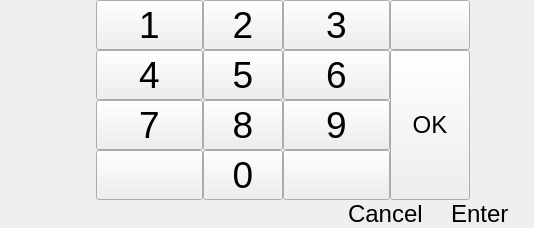
        <widget class="QWidget" name="numOSK">
         <layout class="QVBoxLayout" name="graphicsTabVerticalLayout">
          <property name="leftMargin">
           <number>0</number>
          </property>
          <property name="topMargin">
           <number>0</number>
          </property>
          <property name="rightMargin">
           <number>0</number>
          </property>
          <property name="bottomMargin">
           <number>0</number>
          </property>
          <item>
           <layout class="QGridLayout" name="kbOSKnum" rowstretch="18,63,63,63,63,10,70" columnstretch="54,307,186,186,186,120,187,54">
            <property name="leftMargin">
             <number>0</number>
            </property>
            <property name="rightMargin">
             <number>0</number>
            </property>
            <property name="spacing">
             <number>0</number>
            </property>
            <item row="1" column="5">
             <widget class="UIControls::Button" name="button_backspace_num">
              <property name="sizePolicy">
               <sizepolicy hsizetype="Expanding" vsizetype="Expanding">
                <horstretch>1</horstretch>
                <verstretch>1</verstretch>
               </sizepolicy>
              </property>
              <property name="font">
               <font>
                <pointsize>18</pointsize>
               </font>
              </property>
              <property name="text">
               <string notr="true"/>
              </property>
             </widget>
            </item>
            <item row="1" column="6">
             <spacer name="horizontalSpacer_35">
              <property name="orientation">
               <enum>Qt::Horizontal</enum>
              </property>
              <property name="sizeHint" stdset="0">
               <size>
                <width>40</width>
                <height>20</height>
               </size>
              </property>
             </spacer>
            </item>
            <item row="1" column="1">
             <spacer name="horizontalSpacer_36">
              <property name="orientation">
               <enum>Qt::Horizontal</enum>
              </property>
              <property name="sizeHint" stdset="0">
               <size>
                <width>40</width>
                <height>20</height>
               </size>
              </property>
             </spacer>
            </item>
            <item row="0" column="2">
             <spacer name="verticalSpacer_7">
              <property name="orientation">
               <enum>Qt::Vertical</enum>
              </property>
              <property name="sizeHint" stdset="0">
               <size>
                <width>20</width>
                <height>0</height>
               </size>
              </property>
             </spacer>
            </item>
            <item row="6" column="1" colspan="6">
             <widget class="QWidget" name="legendOSKnum" native="true">
              <layout class="QHBoxLayout" name="horizontalLayout_6" stretch="25,70,601,25,12,22,41,25,12,22,41,29,12,69,37,29,12,56,30">
               <property name="spacing">
                <number>0</number>
               </property>
               <property name="leftMargin">
                <number>0</number>
               </property>
               <property name="topMargin">
                <number>0</number>
               </property>
               <property name="rightMargin">
                <number>0</number>
               </property>
               <property name="bottomMargin">
                <number>0</number>
               </property>
               <item>
                <spacer name="horizontalSpacer_48">
                 <property name="orientation">
                  <enum>Qt::Horizontal</enum>
                 </property>
                 <property name="sizeHint" stdset="0">
                  <size>
                   <width>40</width>
                   <height>20</height>
                  </size>
                 </property>
                </spacer>
               </item>
               <item>
                <widget class="QWidget" name="icon_controller_num" native="true">
                 <property name="styleSheet">
                  <string notr="true"/>
                 </property>
                </widget>
               </item>
               <item>
                <spacer name="horizontalSpacer_38">
                 <property name="orientation">
                  <enum>Qt::Horizontal</enum>
                 </property>
                 <property name="sizeHint" stdset="0">
                  <size>
                   <width>0</width>
                   <height>20</height>
                  </size>
                 </property>
                </spacer>
               </item>
               <item>
                <widget class="QWidget" name="button_L_num" native="true"/>
               </item>
               <item>
                <spacer name="horizontalSpacer_39">
                 <property name="orientation">
                  <enum>Qt::Horizontal</enum>
                 </property>
                 <property name="sizeHint" stdset="0">
                  <size>
                   <width>0</width>
                   <height>20</height>
                  </size>
                 </property>
                </spacer>
               </item>
               <item>
                <widget class="QWidget" name="arrow_left_num" native="true"/>
               </item>
               <item>
                <spacer name="horizontalSpacer_40">
                 <property name="orientation">
                  <enum>Qt::Horizontal</enum>
                 </property>
                 <property name="sizeHint" stdset="0">
                  <size>
                   <width>0</width>
                   <height>20</height>
                  </size>
                 </property>
                </spacer>
               </item>
               <item>
                <widget class="QWidget" name="button_R_num" native="true"/>
               </item>
               <item>
                <spacer name="horizontalSpacer_41">
                 <property name="orientation">
                  <enum>Qt::Horizontal</enum>
                 </property>
                 <property name="sizeHint" stdset="0">
                  <size>
                   <width>0</width>
                   <height>20</height>
                  </size>
                 </property>
                </spacer>
               </item>
               <item>
                <widget class="QWidget" name="arrow_right_num" native="true"/>
               </item>
               <item>
                <spacer name="horizontalSpacer_42">
                 <property name="orientation">
                  <enum>Qt::Horizontal</enum>
                 </property>
                 <property name="sizeHint" stdset="0">
                  <size>
                   <width>0</width>
                   <height>20</height>
                  </size>
                 </property>
                </spacer>
               </item>
               <item>
                <widget class="QWidget" name="button_X_num" native="true"/>
               </item>
               <item>
                <spacer name="horizontalSpacer_43">
                 <property name="orientation">
                  <enum>Qt::Horizontal</enum>
                 </property>
                 <property name="sizeHint" stdset="0">
                  <size>
                   <width>0</width>
                   <height>20</height>
                  </size>
                 </property>
                </spacer>
               </item>
               <item>
                <widget class="QLabel" name="label_cancel_num">
                 <property name="font">
                  <font>
                   <pointsize>18</pointsize>
                  </font>
                 </property>
                 <property name="text">
                  <string notr="true">Cancel</string>
                 </property>
                </widget>
               </item>
               <item>
                <spacer name="horizontalSpacer_44">
                 <property name="orientation">
                  <enum>Qt::Horizontal</enum>
                 </property>
                 <property name="sizeHint" stdset="0">
                  <size>
                   <width>0</width>
                   <height>20</height>
                  </size>
                 </property>
                </spacer>
               </item>
               <item>
                <widget class="QWidget" name="button_A_num" native="true"/>
               </item>
               <item>
                <spacer name="horizontalSpacer_45">
                 <property name="orientation">
                  <enum>Qt::Horizontal</enum>
                 </property>
                 <property name="sizeHint" stdset="0">
                  <size>
                   <width>0</width>
                   <height>20</height>
                  </size>
                 </property>
                </spacer>
               </item>
               <item>
                <widget class="QLabel" name="label_enter_num">
                 <property name="font">
                  <font>
                   <pointsize>18</pointsize>
                  </font>
                 </property>
                 <property name="text">
                  <string notr="true">Enter</string>
                 </property>
                </widget>
               </item>
               <item>
                <spacer name="horizontalSpacer_46">
                 <property name="orientation">
                  <enum>Qt::Horizontal</enum>
                 </property>
                 <property name="sizeHint" stdset="0">
                  <size>
                   <width>0</width>
                   <height>20</height>
                  </size>
                 </property>
                </spacer>
               </item>
              </layout>
             </widget>
            </item>
            <item row="2" column="4">
             <widget class="UIControls::Button" name="button_6_num">
              <property name="sizePolicy">
               <sizepolicy hsizetype="Expanding" vsizetype="Expanding">
                <horstretch>1</horstretch>
                <verstretch>1</verstretch>
               </sizepolicy>
              </property>
              <property name="font">
               <font>
                <pointsize>28</pointsize>
               </font>
              </property>
              <property name="text">
               <string notr="true">6</string>
              </property>
             </widget>
            </item>
            <item row="2" column="2">
             <widget class="UIControls::Button" name="button_4_num">
              <property name="sizePolicy">
               <sizepolicy hsizetype="Expanding" vsizetype="Expanding">
                <horstretch>1</horstretch>
                <verstretch>1</verstretch>
               </sizepolicy>
              </property>
              <property name="font">
               <font>
                <pointsize>28</pointsize>
               </font>
              </property>
              <property name="text">
               <string notr="true">4</string>
              </property>
             </widget>
            </item>
            <item row="3" column="4">
             <widget class="UIControls::Button" name="button_9_num">
              <property name="sizePolicy">
               <sizepolicy hsizetype="Expanding" vsizetype="Expanding">
                <horstretch>1</horstretch>
                <verstretch>1</verstretch>
               </sizepolicy>
              </property>
              <property name="font">
               <font>
                <pointsize>28</pointsize>
               </font>
              </property>
              <property name="text">
               <string notr="true">9</string>
              </property>
             </widget>
            </item>
            <item row="2" column="3">
             <widget class="UIControls::Button" name="button_5_num">
              <property name="sizePolicy">
               <sizepolicy hsizetype="Expanding" vsizetype="Expanding">
                <horstretch>1</horstretch>
                <verstretch>1</verstretch>
               </sizepolicy>
              </property>
              <property name="font">
               <font>
                <pointsize>28</pointsize>
               </font>
              </property>
              <property name="text">
               <string notr="true">5</string>
              </property>
             </widget>
            </item>
            <item row="2" column="5" rowspan="3">
             <widget class="UIControls::Button" name="button_ok_num">
              <property name="sizePolicy">
               <sizepolicy hsizetype="Expanding" vsizetype="Expanding">
                <horstretch>1</horstretch>
                <verstretch>1</verstretch>
               </sizepolicy>
              </property>
              <property name="font">
               <font>
                <pointsize>18</pointsize>
               </font>
              </property>
              <property name="text">
               <string notr="true">OK</string>
              </property>
             </widget>
            </item>
            <item row="3" column="2">
             <widget class="UIControls::Button" name="button_7_num">
              <property name="sizePolicy">
               <sizepolicy hsizetype="Expanding" vsizetype="Expanding">
                <horstretch>1</horstretch>
                <verstretch>1</verstretch>
               </sizepolicy>
              </property>
              <property name="font">
               <font>
                <pointsize>28</pointsize>
               </font>
              </property>
              <property name="text">
               <string notr="true">7</string>
              </property>
             </widget>
            </item>
            <item row="3" column="3">
             <widget class="UIControls::Button" name="button_8_num">
              <property name="sizePolicy">
               <sizepolicy hsizetype="Expanding" vsizetype="Expanding">
                <horstretch>1</horstretch>
                <verstretch>1</verstretch>
               </sizepolicy>
              </property>
              <property name="font">
               <font>
                <pointsize>28</pointsize>
               </font>
              </property>
              <property name="text">
               <string notr="true">8</string>
              </property>
             </widget>
            </item>
            <item row="1" column="3">
             <widget class="UIControls::Button" name="button_2_num">
              <property name="sizePolicy">
               <sizepolicy hsizetype="Expanding" vsizetype="Expanding">
                <horstretch>1</horstretch>
                <verstretch>1</verstretch>
               </sizepolicy>
              </property>
              <property name="font">
               <font>
                <pointsize>28</pointsize>
               </font>
              </property>
              <property name="text">
               <string notr="true">2</string>
              </property>
             </widget>
            </item>
            <item row="1" column="2">
             <widget class="UIControls::Button" name="button_1_num">
              <property name="sizePolicy">
               <sizepolicy hsizetype="Expanding" vsizetype="Expanding">
                <horstretch>1</horstretch>
                <verstretch>1</verstretch>
               </sizepolicy>
              </property>
              <property name="font">
               <font>
                <pointsize>28</pointsize>
               </font>
              </property>
              <property name="text">
               <string notr="true">1</string>
              </property>
             </widget>
            </item>
            <item row="4" column="2">
             <widget class="UIControls::Button" name="button_left_optional_num">
              <property name="sizePolicy">
               <sizepolicy hsizetype="Expanding" vsizetype="Expanding">
                <horstretch>1</horstretch>
                <verstretch>1</verstretch>
               </sizepolicy>
              </property>
              <property name="font">
               <font>
                <pointsize>28</pointsize>
               </font>
              </property>
              <property name="text">
               <string notr="true"></string>
              </property>
             </widget>
            </item>
            <item row="4" column="3">
             <widget class="UIControls::Button" name="button_0_num">
              <property name="sizePolicy">
               <sizepolicy hsizetype="Expanding" vsizetype="Expanding">
                <horstretch>1</horstretch>
                <verstretch>1</verstretch>
               </sizepolicy>
              </property>
              <property name="font">
               <font>
                <pointsize>28</pointsize>
               </font>
              </property>
              <property name="text">
               <string notr="true">0</string>
              </property>
             </widget>
            </item>
            <item row="4" column="4">
             <widget class="UIControls::Button" name="button_right_optional_num">
              <property name="sizePolicy">
               <sizepolicy hsizetype="Expanding" vsizetype="Expanding">
                <horstretch>1</horstretch>
                <verstretch>1</verstretch>
               </sizepolicy>
              </property>
              <property name="font">
               <font>
                <pointsize>28</pointsize>
               </font>
              </property>
              <property name="text">
               <string notr="true"></string>
              </property>
             </widget>
            </item>
            <item row="1" column="4">
             <widget class="UIControls::Button" name="button_3_num">
              <property name="sizePolicy">
               <sizepolicy hsizetype="Expanding" vsizetype="Expanding">
                <horstretch>1</horstretch>
                <verstretch>1</verstretch>
               </sizepolicy>
              </property>
              <property name="font">
               <font>
                <pointsize>28</pointsize>
               </font>
              </property>
              <property name="text">
               <string notr="true">3</string>
              </property>
             </widget>
            </item>
            <item row="1" column="0">
             <spacer name="horizontalSpacer_37">
              <property name="orientation">
               <enum>Qt::Horizontal</enum>
              </property>
              <property name="sizeHint" stdset="0">
               <size>
                <width>40</width>
                <height>20</height>
               </size>
              </property>
             </spacer>
            </item>
            <item row="1" column="7">
             <spacer name="horizontalSpacer_47">
              <property name="orientation">
               <enum>Qt::Horizontal</enum>
              </property>
              <property name="sizeHint" stdset="0">
               <size>
                <width>40</width>
                <height>20</height>
               </size>
              </property>
             </spacer>
            </item>
            <item row="5" column="3">
             <spacer name="verticalSpacer_8">
              <property name="orientation">
               <enum>Qt::Vertical</enum>
              </property>
              <property name="sizeHint" stdset="0">
               <size>
                <width>20</width>
                <height>0</height>
               </size>
              </property>
             </spacer>
            </item>
           </layout>
          </item>
         </layout>
        </widget>
